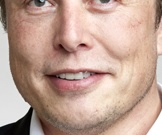
#> input picture models/data prep models/extractorApi/backend/media/output/chin/chin19.jpg, 162 x 135 px, given as the content of the folder /content/drive/My Drive/face1, which was not available
$ jupyter execute Skecth.ipynb
#> lines starting #> are read from the running program, lines starting #| are printed output that depends on the picture; pictures that were not available may be replaced by others from this repository, and a replacement may not be noted
[cell 1]
import imageio
import os
import numpy as np
import scipy.ndimage
import cv2
import glob
import matplotlib.pyplot as plt
from google.colab.patches import cv2_imshow

[cell 2]
from google.colab import drive
drive.mount('/content/drive/')

[cell 3]
def dodge(front,back):
    result=front*255/(255-back)
    result[result>255]=255
    result[back==255]=255
    return result.astype('uint8')

[cell 4]
def sketch(img):
    start_img = imageio.imread(img)
    gray_img = np.dot(start_img[...,:3], [0.299, 0.587, 0.114])
    inverted_img = 255 - gray_img
    blur_img = scipy.ndimage.filters.gaussian_filter(inverted_img,sigma=10)
    final_img= dodge(blur_img,gray_img)
    return final_img

[cell 5]
i=1
for img in glob.glob("/content/drive/My Drive/face1/*.jpg"):
  image = sketch(img)
#> in sketch, start_img is the input picture: shape (135, 162, 3); mean R, G, B 190.6, 160.9, 147.4
#> in sketch, `gray_img = np.dot(start_img[...,:3], [0.299, 0.587, 0.114])`:
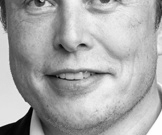
#> gray_img: shape (135, 162) float64; min 0.299, max 255, mean 168.2
#> in sketch, `inverted_img = 255 - gray_img`:
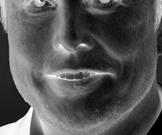
#> inverted_img: shape (135, 162) float64; min 2.84e-14, max 254.7, mean 86.8
#> in sketch, `blur_img = scipy.ndimage.filters.gaussian_filter(inverted_img,sigma=10)`:
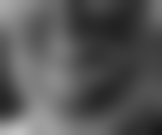
#> blur_img: shape (135, 162) float64; min 24.19, max 194.9, mean 86.8
#> in dodge, `result=front*255/(255-back)`:
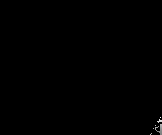
#> result: shape (135, 162) float64; min 69.29, max 4.3e+17, mean 6.28e+14; drawn with min black and max white
#> in dodge, `result[result>255]=255`:
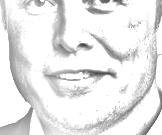
#> result: shape (135, 162) float64; min 69.29, max 255, mean 232.5
  path = "/content/drive/My Drive/face/"
  fileName="image"+str(i)+".jpg"
  cv2.imwrite(os.path.join(path , fileName), image)
  print('\r', i, end="")
  i+=1

[cell 6]
final_img = sketch("/content/drive/My Drive/stf.png")

[cell 7]
imResized = cv2.resize(final_img,(256,256))
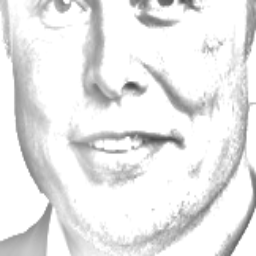
#> imResized: shape (256, 256); min 70, max 255, mean 232.3

[cell 8]
i=1
for img in glob.glob("/content/drive/My Drive/faceoutput/output/chin/*.jpg"):
  image = cv2.imread(img)
  path = "/content/drive/My Drive/temp3/"
  fileName="image"+str(i)+".jpg"
  cv2.imwrite(os.path.join(path , fileName), image)
  print('\r', i, end="")
  i+=1
  if i==30:
    break

[cell 9]
cv2_imshow(final_img)

[cell 10]
i=0
for img in glob.glob("/content/drive/My Drive/face1/*.jpg"):
  image = sketch(img)
